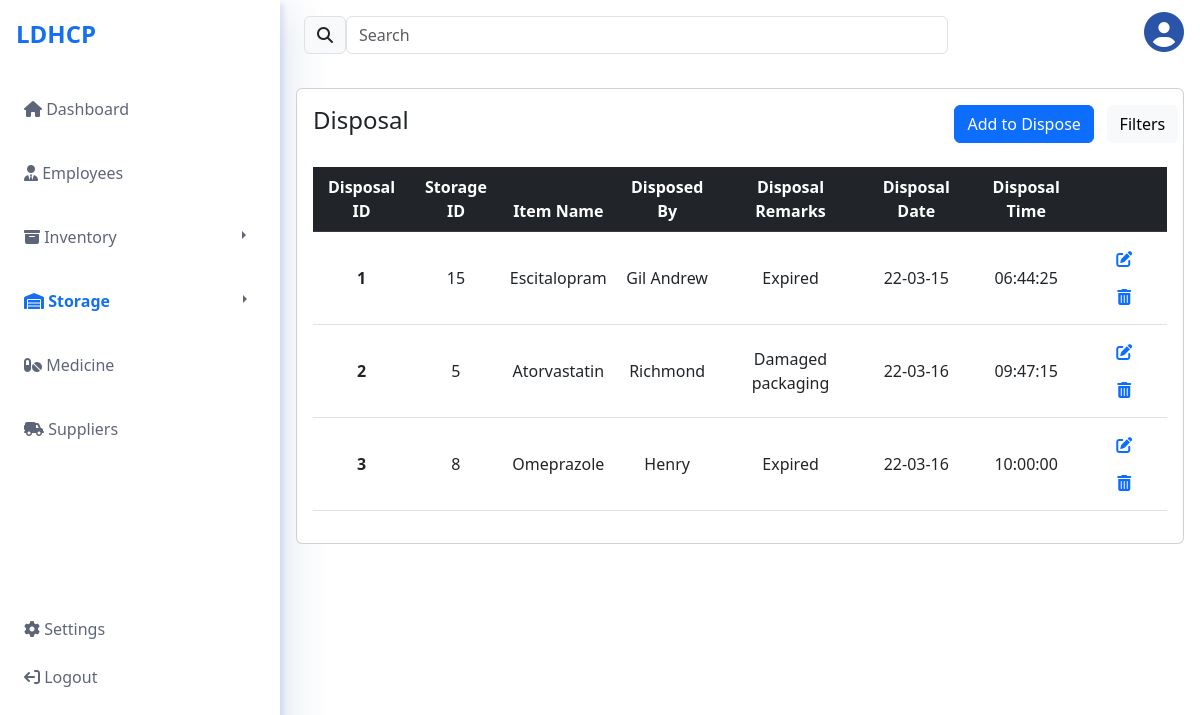
Screenshot of /disposal (signed in) with the database file from the repository.
### website/models.py (models this page shows)
class Disposal(db.Model):
    disposal_id = db.Column(db.Integer, primary_key=True)
    employee_id = db.Column(db.Integer, db.ForeignKey('employee.employee_id'), nullable=False)
    storage_id = db.Column(db.Integer, db.ForeignKey('storage.storage_id'), nullable=False)
    disposal_itemname = db.Column(db.String(50), nullable=False)
    disposed_by = db.Column(db.String(70), nullable=False)
    disposal_remarks = db.Column(db.String(100), nullable=False)
    disposal_datetime = db.Column(db.DateTime, nullable=False)

### website/views.py (the view)
@views.route('/disposal')
@login_required
def disposal():
    disposal_list = Disposal.query.all()
    return render_template("disposal.html", user=current_user, disposal_list=disposal_list)

### website/__init__.py (called while the page is built)
def create_app():
    app = Flask(__name__)
    app.config['SECRET_KEY'] = 'ldhcp-project'
    app.config['SQLALCHEMY_DATABASE_URI'] = f'sqlite:///{DB_NAME}'
    db.init_app(app)
    from .views import views
    from .auth import auth
    app.register_blueprint(views, url_prefix="/")
    app.register_blueprint(auth, url_prefix="/")
    from .models import Authentication
    create_database(app)
    login_manager = LoginManager()
    login_manager.login_view = 'auth.login'
    login_manager.init_app(app)
    @login_manager.user_loader
    def load_user(id):
        return Authentication.query.get(int(id))
    return app

### website/templates/disposal.html (shortened to what this page needs)
{% extends "views-base.html" %}{% block title %}LDHCP Disposal{% endblock %}
{% block content %}
        <div class="sidebar" id="side_nav">
            <div class="header-box px-2 pt-3 pb-4 d-flex justify-content-between">
                <h1 class="fs-4 fw-bold pt-1 ps-2"><span class="text-logo">LDHCP</span></h1>
            </div>
            <ul class="list-unstyled px-2">
                <li class=""><a href="/dashboard" class="text-decoration-none px-3 py-3 d-block"><i class="fa-solid fa-house"></i> Dashboard</a></li>
                <li class=""><a href="/employee" class="text-decoration-none px-3 py-3 mt-2 d-block"><i class="fa-solid fa-user-tie"></i> Employees</a></li>
                <div class="btn-group dropend">
                    <button type="button" class="btn btn-secondary" id="sidebar-btn">
                        <a href="/inventory" class="text-decoration-none px-3 py-3 mt-2 d-block" id="inv-txt"><i class="fa-solid fa-box-archive"></i> Inventory</a>
                    </button>
                    <button type="button" class="btn btn-secondary dropdown-toggle dropdown-toggle-split" data-bs-toggle="dropdown" aria-expanded="false" id="sidebar-btn-toggle">
                    </button>
                </div>
                <div class="btn-group dropend">
                    <button type="button" class="btn btn-secondary" id="sidebar-btn">
                        <a href="/storage" class="text-decoration-none px-3 py-3 mt-2 d-block active" id="storage-txt"><i class="fa-solid fa-warehouse"></i> Storage</a>
                    </button>
                    <button type="button" class="btn btn-secondary dropdown-toggle dropdown-toggle-split" data-bs-toggle="dropdown" aria-expanded="false" id="sidebar-btn-toggle">
                    </button>
                </div>
                <li class=""><a href="/medicine" class="text-decoration-none px-3 py-3 mt-2 d-block"><i class="fa-solid fa-pills"></i> Medicine</a></li>
                <li class=""><a href="/suppliers" class="text-decoration-none px-3 py-3 mt-2 d-block"><i class="fa-solid fa-truck-field"></i> Suppliers</a></li>
                <br><br><br><br>
                <li class=""><a href="#" class="text-decoration-none px-3 py-3 mt-5 d-block"><i class="fa-solid fa-gear"></i> Settings</a></li>
                <li class=""><a href="#" class="text-decoration-none px-3 py-1 mt-1 d-block"><i class="fa-solid fa-arrow-right-from-bracket fa-flip-horizontal"></i> Logout</a></li>
            </ul>
        </div>
        <div class="content">
            <div class="row px-3">
                <div class="col-4 col-sm-4 col-md-5 col-lg-7 col-xl-9">
                    <div class="d-flex justify-content-between px-2 py-3">
                        <span class="input-group-text" id="basic-addon1"><i class="fa-solid fa-magnifying-glass"></i></span>
                        <input type="text" class="form-control" placeholder="Search" aria-label="Username" aria-describedby="basic-addon1">
                    </div>
                </div>
                <div class="col-8 col-sm-8 col-md-7 col-lg-5 col-xl-3 py-2">
                    <h1 class="circle-user-container"><i class="fa-solid fa-circle-user" id="user-logo-close" onclick="toggleUserProfile()"></i></h1>
                </div>
            </div>
            <div class="row g-3 px-3 py-3">
                <div class="col-12 col-lg-12">
                    <div class="card" id="table-card">
                        <div class="card-body">
                            <div class="row">
                                <div class="col-lg-8 d-flex align-items-center">
                                    <h6 class="card-title text-center fs-4">Disposal</h6>
                                </div>
                                <div class="col-lg-3">
                                    <div class="d-grid justify-content-end">
                                        <button type="button" class="btn btn-primary btn-md" data-bs-toggle="modal" data-bs-target="#addDisposalModal">Add to Dispose</button>
                                    </div>
                                </div>
                                <div class="col-lg-1">
                                    <div class="d-grid justify-content-center">
                                        <button type="button" class="btn btn-light">Filters</button>
                                    </div>
                                </div>
                            </div>
                            <div class="row">
                                <div class="table-responsive">
                                    <table class="table align-middle table-hover">
                                        <thead class="table-dark"><br>
                                            <tr class="table-header fw-semibold text-center">
                                                <th scope="col">Disposal ID</th>
                                                <th scope="col">Storage ID</th>
                                                <th scope="col">Item Name</th>
                                                <th scope="col">Disposed By</th>
                                                <th scope="col">Disposal Remarks</th>
                                                <th scope="col">Disposal Date</th>
                                                <th scope="col">Disposal Time</th>
                                                <th scope="col"></th>
                                            </tr>
                                        </thead>
                                        <tbody>
                                            {% for disposal in disposal_list %}
                                            <tr class="table-data align-middle text-center">
                                                <td class="fw-bold" scope="row">{{ disposal.disposal_id }}</td>
                                                <td>{{ disposal.storage_id }}</td>
                                                <td>{{ disposal.disposal_itemname }}</td>
                                                <td>{{ disposal.disposed_by }}</td>
                                                <td>{{ disposal.disposal_remarks }}</td>
                                                <td>{{ disposal.disposal_datetime.strftime('%y-%m-%d') }}</td>
                                                <td>{{ disposal.disposal_datetime.strftime('%H:%M:%S') }}</td>
                                                <td>
                                                    <a href="#" class="btn btn-link edit-btn" data-bs-toggle="modal" data-bs-target="#editDisposalModal{{ disposal.disposal_id }}">
                                                        <i class="fas fa-edit"></i>
                                                    </a>
                                                    <form action="/delete_disposal/{{ disposal.disposal_id }}" method="POST" style="display: inline;">
                                                        <button type="submit" class="btn btn-link delete-btn">
                                                            <i class="fas fa-trash-alt"></i>
                                                        </button>
                                                    </form>
                                                </td>
                                            </tr>
                                            {% endfor %}
                                        </tbody>
                                    </table>
                                </div>
                            </div>
                        </div>
                    </div>
                </div>
            </div>
        </div>
{% endblock %}

### website/static/main.css (style rules this page uses)
body { background: #5D6679; font-family: sans-serif; }
#side_nav { background: #FFFFFF; min-width: 280px; max-width: 280px; transition: all 0.2s; box-shadow: 4px 4px 4px rgba(29, 75, 163, 0.1), 8px 8px 40px rgba(29, 75, 163, 0.15); min-height: 100vh; }
.text-logo { color:#1570EF; }
.content { min-height: 100vh; width: 100%; }
.sidebar li a { color: #5D6679; }
a.active { font-weight: bold; color: #1570EF; }
#sidebar-btn { background: white; border: none; padding: 0px; }
#sidebar-btn-toggle { background: white; color: #5D6679; border: none; margin-left: 100px; }
#inv-txt { color: #5D6679; }
#storage-txt { color: #5D6679; margin-right: 8px; }
#storage-txt.active { color: #1570EF; }
.circle-user-container { text-align: right; }
#user-logo-close { color: #1D4BA3F2; font-size: 40px; cursor: pointer; }

### rows the page displays
Disposal: disposal_id "1", storage_id "15", disposal_itemname "Escitalopram", disposed_by "Gil Andrew", disposal_remarks "Expired", disposal_datetime "22-03-15", disposal_datetime "06:44:25"
Disposal: disposal_id "2", storage_id "5", disposal_itemname "Atorvastatin", disposed_by "Richmond", disposal_remarks "Damaged packaging", disposal_datetime "22-03-16", disposal_datetime "09:47:15"
Disposal: disposal_id "3", storage_id "8", disposal_itemname "Omeprazole", disposed_by "Henry", disposal_remarks "Expired", disposal_datetime "22-03-16", disposal_datetime "10:00:00"
